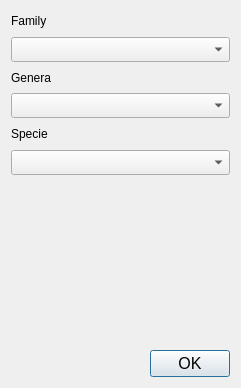
<?xml version="1.0" encoding="UTF-8"?>
<ui version="4.0">
 <class>Dialog</class>
 <widget class="QDialog" name="Dialog">
  <property name="geometry">
   <rect>
    <x>0</x>
    <y>0</y>
    <width>241</width>
    <height>388</height>
   </rect>
  </property>
  <property name="sizePolicy">
   <sizepolicy hsizetype="Expanding" vsizetype="Preferred">
    <horstretch>0</horstretch>
    <verstretch>0</verstretch>
   </sizepolicy>
  </property>
  <property name="windowTitle">
   <string>Manual Classification</string>
  </property>
  <layout class="QGridLayout" name="gridLayout">
   <item row="0" column="0">
    <layout class="QVBoxLayout" name="verticalLayout">
     <property name="sizeConstraint">
      <enum>QLayout::SetNoConstraint</enum>
     </property>
     <item>
      <widget class="QLabel" name="label">
       <property name="text">
        <string>Family</string>
       </property>
      </widget>
     </item>
     <item>
      <widget class="QComboBox" name="family_cbox">
       <property name="sizePolicy">
        <sizepolicy hsizetype="Preferred" vsizetype="Preferred">
         <horstretch>0</horstretch>
         <verstretch>0</verstretch>
        </sizepolicy>
       </property>
       <property name="minimumSize">
        <size>
         <width>0</width>
         <height>25</height>
        </size>
       </property>
      </widget>
     </item>
     <item>
      <widget class="QLabel" name="label_2">
       <property name="text">
        <string>Genera</string>
       </property>
      </widget>
     </item>
     <item>
      <widget class="QComboBox" name="genus_cbox">
       <property name="sizePolicy">
        <sizepolicy hsizetype="Preferred" vsizetype="Preferred">
         <horstretch>0</horstretch>
         <verstretch>0</verstretch>
        </sizepolicy>
       </property>
       <property name="minimumSize">
        <size>
         <width>0</width>
         <height>25</height>
        </size>
       </property>
      </widget>
     </item>
     <item>
      <widget class="QLabel" name="label_3">
       <property name="text">
        <string>Specie</string>
       </property>
      </widget>
     </item>
     <item>
      <widget class="QComboBox" name="specie_cbox">
       <property name="sizePolicy">
        <sizepolicy hsizetype="Preferred" vsizetype="Preferred">
         <horstretch>0</horstretch>
         <verstretch>0</verstretch>
        </sizepolicy>
       </property>
       <property name="minimumSize">
        <size>
         <width>0</width>
         <height>25</height>
        </size>
       </property>
      </widget>
     </item>
    </layout>
   </item>
   <item row="1" column="0">
    <widget class="QLabel" name="specie_image_lbl">
     <property name="text">
      <string/>
     </property>
    </widget>
   </item>
   <item row="2" column="0">
    <widget class="QDialogButtonBox" name="buttonBox">
     <property name="sizePolicy">
      <sizepolicy hsizetype="Expanding" vsizetype="Fixed">
       <horstretch>0</horstretch>
       <verstretch>0</verstretch>
      </sizepolicy>
     </property>
     <property name="font">
      <font>
       <pointsize>12</pointsize>
      </font>
     </property>
     <property name="layoutDirection">
      <enum>Qt::LeftToRight</enum>
     </property>
     <property name="orientation">
      <enum>Qt::Horizontal</enum>
     </property>
     <property name="standardButtons">
      <set>QDialogButtonBox::Ok</set>
     </property>
     <property name="centerButtons">
      <bool>false</bool>
     </property>
    </widget>
   </item>
  </layout>
 </widget>
 <resources>
  <include location="resources/icons.qrc"/>
 </resources>
 <connections>
  <connection>
   <sender>buttonBox</sender>
   <signal>accepted()</signal>
   <receiver>Dialog</receiver>
   <slot>accept()</slot>
   <hints>
    <hint type="sourcelabel">
     <x>248</x>
     <y>254</y>
    </hint>
    <hint type="destinationlabel">
     <x>157</x>
     <y>274</y>
    </hint>
   </hints>
  </connection>
  <connection>
   <sender>buttonBox</sender>
   <signal>rejected()</signal>
   <receiver>Dialog</receiver>
   <slot>reject()</slot>
   <hints>
    <hint type="sourcelabel">
     <x>316</x>
     <y>260</y>
    </hint>
    <hint type="destinationlabel">
     <x>286</x>
     <y>274</y>
    </hint>
   </hints>
  </connection>
 </connections>
</ui>
